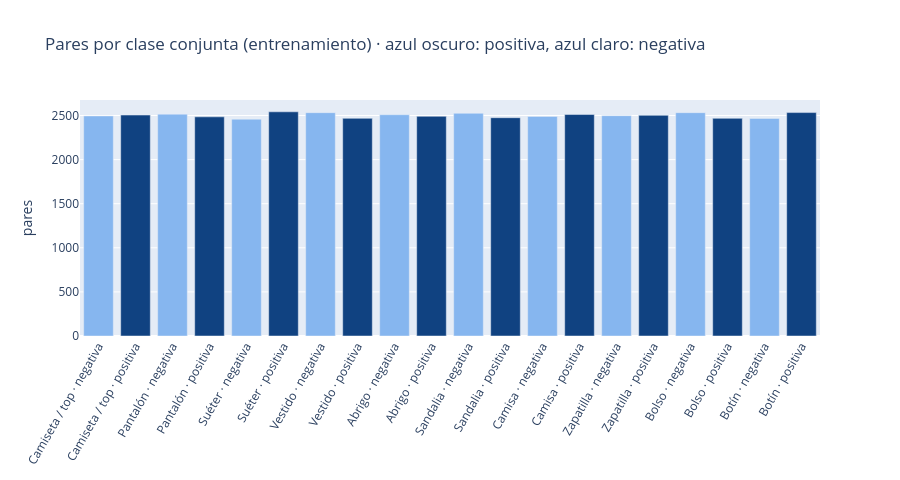

The code cell stored with this chart in its notebook:
### Markdown cell above
Con 10 prendas balanceadas y sentimientos balanceados, se espera que cada clase conjunta reúna cerca del 5 % de los pares. Se grafica el número de pares por clase en entrenamiento.

### Code cell
# ============================================================
# Pares por clase conjunta en entrenamiento
# ============================================================
conteo = np.bincount(Y_CONJUNTA["train"], minlength=20)
fig = go.Figure(go.Bar(x=list(range(20)), y=conteo, marker_color=[COLORES[0] if i % 2 else COLORES[2] for i in range(20)]))
fig.update_xaxes(tickvals=list(range(20)), ticktext=CLASES_CONJUNTAS, tickangle=-60)
fig.update_layout(title="Pares por clase conjunta (entrenamiento) · azul oscuro: positiva, azul claro: negativa",
                  yaxis_title="pares", height=480)
print(f"Mínimo: {conteo.min()} ({conteo.min() / conteo.sum() * 100:.2f} %) | máximo: {conteo.max()} ({conteo.max() / conteo.sum() * 100:.2f} %)")
fig.show()

### Figure 1 — Plotly figure (JSON) as saved in the notebook; plotly's stock layout.template omitted (floating-point values rounded to 4 significant figures)
{"data": [{"marker": {"color": ["#86B6EF", "#104281", "#86B6EF", "#104281", "#86B6EF", "#104281", "#86B6EF", "#104281", "#86B6EF", "#104281", "#86B6EF", "#104281", "#86B6EF", "#104281", "#86B6EF", "#104281", "#86B6EF", "#104281", "#86B6EF", "#104281"]}, "x": [0, 1, 2, 3, 4, 5, 6, 7, 8, 9, 10, 11, 12, 13, 14, 15, 16, 17, 18, 19], "y": [2495, 2505, 2515, 2485, 2458, 2542, 2532, 2468, 2509, 2491, 2525, 2475, 2489, 2511, 2498, 2502, 2532, 2468, 2467, 2533], "type": "bar"}], "layout": {"xaxis": {"tickvals": [0, 1, 2, 3, 4, 5, 6, 7, 8, 9, 10, 11, 12, 13, 14, 15, 16, 17, 18, 19], "ticktext": ["Camiseta / top · negativa", "Camiseta / top · positiva", "Pantalón · negativa", "Pantalón · positiva", "Suéter · negativa", "Suéter · positiva", "Vestido · negativa", "Vestido · positiva", "Abrigo · negativa", "Abrigo · positiva", "Sandalia · negativa", "Sandalia · positiva", "Camisa · negativa", "Camisa · positiva", "Zapatilla · negativa", "Zapatilla · positiva", "Bolso · negativa", "Bolso · positiva", "Botín · negativa", "Botín · positiva"], "tickangle": -60}, "title": {"text": "Pares por clase conjunta (entrenamiento) · azul oscuro: positiva, azul claro: negativa"}, "yaxis": {"title": {"text": "pares"}}, "height": 480}}
